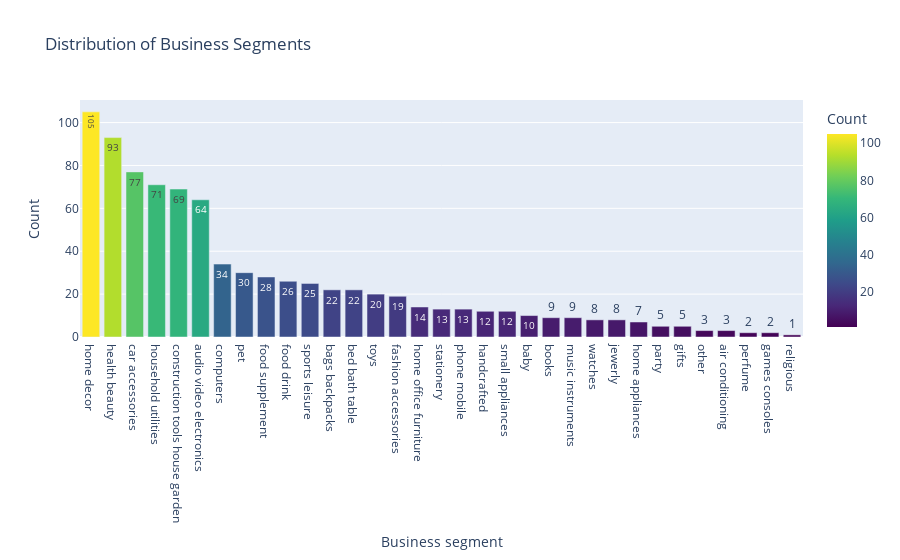

Here is the notebook cell this chart was saved with:
### Code cell
business_segment_fig = px.bar(business_segment, 
                    x="Business segment", 
                    y="Count", 
                    title="Distribution of Business Segments",
                    labels={"Business segment": "Business segment", "Count": "Count"},
                    text_auto=True,
                    color="Count", 
                    color_continuous_scale="viridis")

business_segment_fig

### Figure 1 — Plotly figure (JSON) as saved in the notebook; plotly's stock layout.template omitted (floating-point values rounded to 4 significant figures)
{"data": [{"alignmentgroup": "True", "hovertemplate": "Business segment=%{x}<br>Count=%{marker.color}<extra></extra>", "legendgroup": "", "marker": {"color": [105, 93, 77, 71, 69, 64, 34, 30, 28, 26, 25, 22, 22, 20, 19, 14, 13, 13, 12, 12, 10, 9, 9, 8, 8, 7, 5, 5, 3, 3, 2, 2, 1], "coloraxis": "coloraxis", "pattern": {"shape": ""}}, "name": "", "offsetgroup": "", "orientation": "v", "showlegend": false, "textposition": "auto", "texttemplate": "%{y}", "type": "bar", "x": ["home decor", "health beauty", "car accessories", "household utilities", "construction tools house garden", "audio video electronics", "computers", "pet", "food supplement", "food drink", "sports leisure", "bags backpacks", "bed bath table", "toys", "fashion accessories", "home office furniture", "stationery", "phone mobile", "handcrafted", "small appliances", "baby", "books", "music instruments", "watches", "jewerly", "home appliances", "party", "gifts", "other", "air conditioning", "perfume", "games consoles", "religious"], "xaxis": "x", "y": [105, 93, 77, 71, 69, 64, 34, 30, 28, 26, 25, 22, 22, 20, 19, 14, 13, 13, 12, 12, 10, 9, 9, 8, 8, 7, 5, 5, 3, 3, 2, 2, 1], "yaxis": "y"}], "layout": {"barmode": "relative", "coloraxis": {"colorbar": {"title": {"text": "Count"}}, "colorscale": [[0, "#440154"], [0.1111, "#482878"], [0.2222, "#3e4989"], [0.3333, "#31688e"], [0.4444, "#26828e"], [0.5556, "#1f9e89"], [0.6667, "#35b779"], [0.7778, "#6ece58"], [0.8889, "#b5de2b"], [1, "#fde725"]]}, "legend": {"tracegroupgap": 0}, "title": {"text": "Distribution of Business Segments"}, "xaxis": {"anchor": "y", "domain": [0, 1], "title": {"text": "Business segment"}}, "yaxis": {"anchor": "x", "domain": [0, 1], "title": {"text": "Count"}}}}
